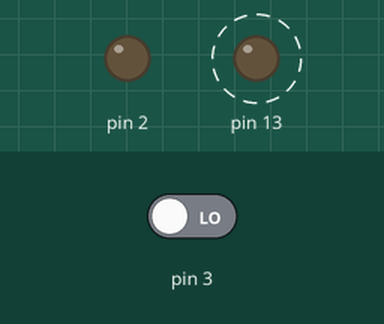
Recording of a sketch running on a simulated Arduino Uno, built with avr-gcc and run on an emulated ATmega328P. On the bench: output pins drawn as LEDs (lit = HIGH). Dashed ring = blinking. Inputs (shaded band) come from the test bench; at power-on: pin 3 LOW.

Above: at 2.8 s.
2.9 s: pin 3 driven HIGH
At 3.6 s:
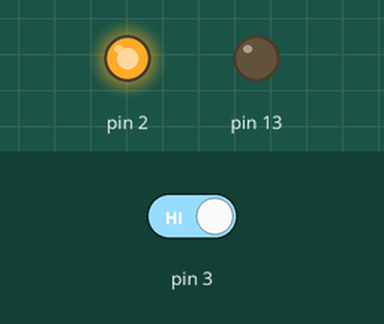
4.5 s: pin 3 driven LOW
At 4.8 s:
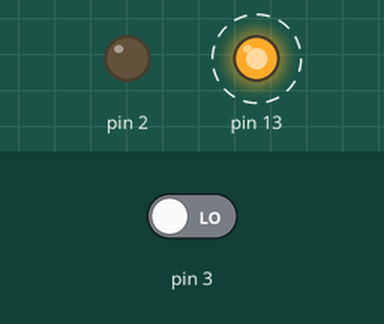
Timing chart, 0 to 14.5 s (numbered marks = the images above; inputs shaded):
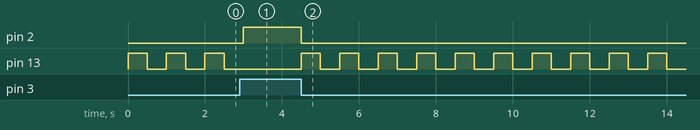

The sketch:

script.ino
```cpp
int buttonState = 0;

void setup() {
  // put your setup code here, to run once:
  pinMode(3, INPUT);
  pinMode(2, OUTPUT);
  pinMode(13, OUTPUT);

}

void loop() {
  // put your main code here, to run repeatedly:
  buttonState = digitalRead(3);
  if (buttonState == HIGH){
    digitalWrite(2, HIGH);
  }

  else {
    digitalWrite(2, LOW);
    digitalWrite(13, HIGH);
    delay(500);
    digitalWrite(13, LOW);
    delay(500);
  }
}
```

Measured:
- after the input at 2.9 s, pin 2: LOW → HIGH after 0.10 s; pin 13: stays LOW (without the input it goes to HIGH after 0.10 s)
- after the input at 4.5 s, pin 2: HIGH → LOW at once; pin 13: alternates HIGH for 0.50 s and LOW for 0.50 s, starting at once
- by itself, pin 13: alternates HIGH for 0.50 s and LOW for 0.50 s
